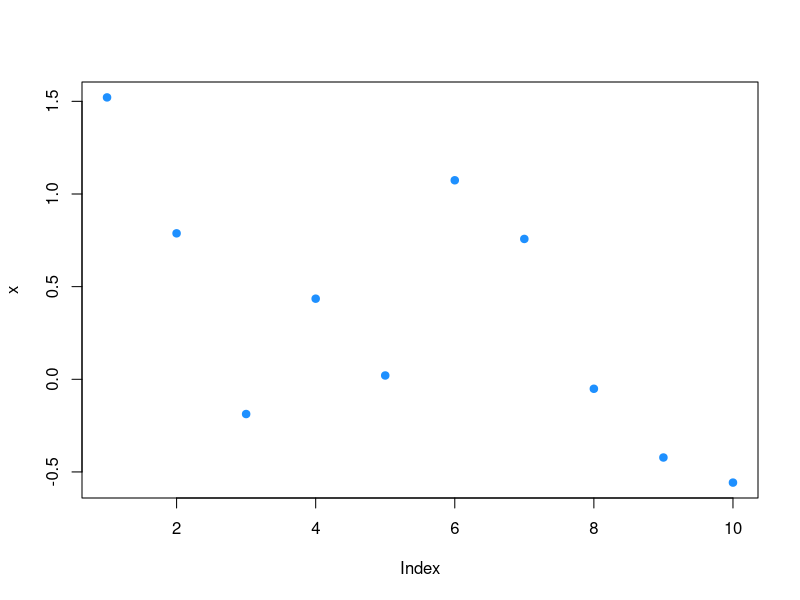

Here is the R script that generated this plot:
## ---- chunk 1
knitr::opts_chunk$set(cache=TRUE)
## ---- chunk 2
x <- rnorm(10)
plot(x,pch=19,col="dodgerblue")
## ---- chunk 3
y <- rbinom(20,size=1,prob=0.5)
table(y)
